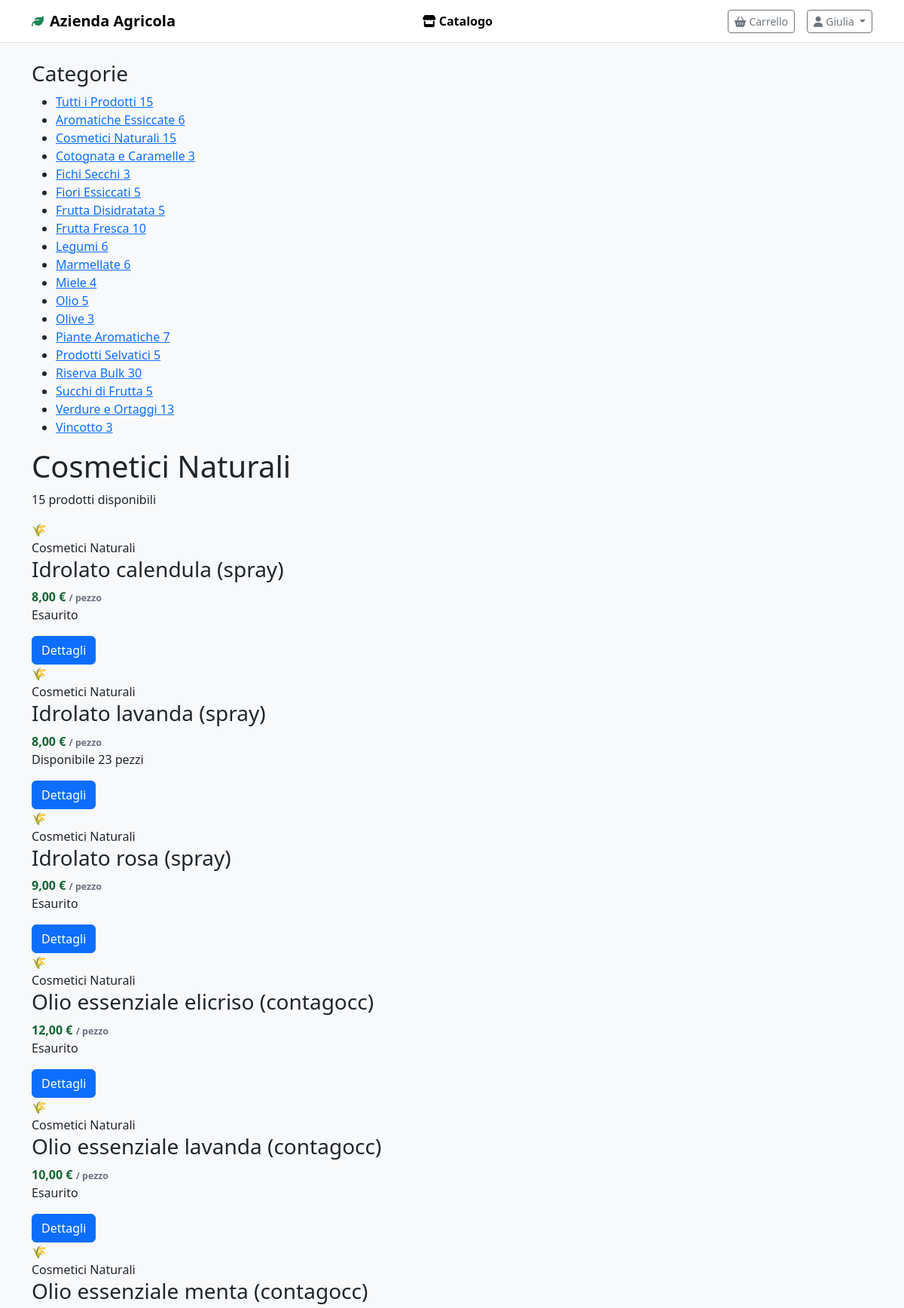
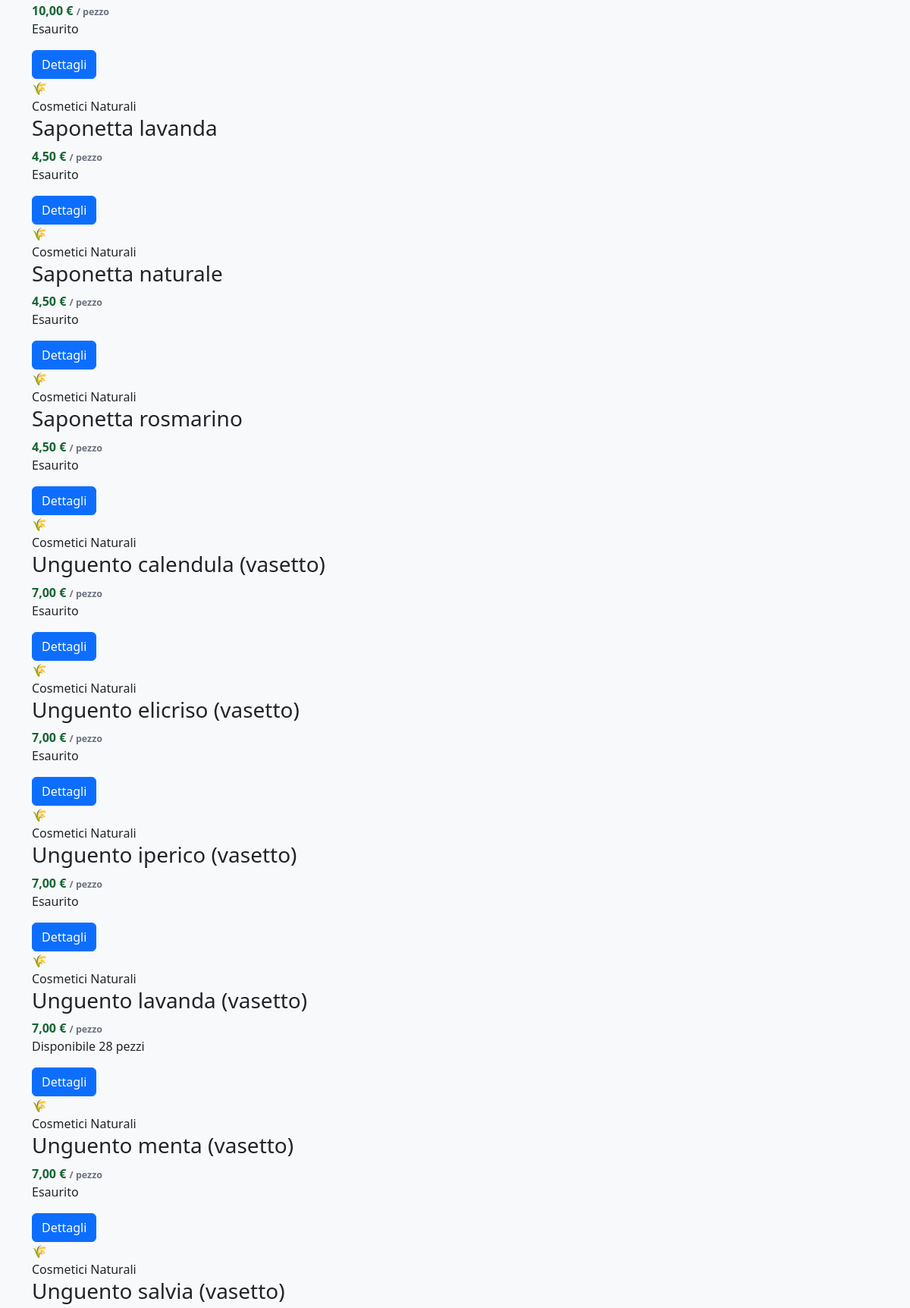
The app's page /cliente/catalogo.php?categoria=17 (signed in, upper part) with its own data (2 pictures, top to bottom).
### tables this page shows
CREATE TABLE IF NOT EXISTS CATEGORIA (
    idCategoria INT AUTO_INCREMENT PRIMARY KEY,
    nome VARCHAR(100) NOT NULL UNIQUE,
    descrizione TEXT NULL,
    
    INDEX idx_nome (nome)
);

CREATE TABLE IF NOT EXISTS PRODOTTO (
    idProdotto INT AUTO_INCREMENT PRIMARY KEY,
    nome VARCHAR(150) NOT NULL,
    unitaMisura ENUM('kg', 'litro', 'pezzo', 'grammo') NOT NULL,
    prezzoBase DECIMAL(10, 2) NOT NULL DEFAULT 0.00,
    idCategoria INT NOT NULL,
    
    FOREIGN KEY (idCategoria) REFERENCES CATEGORIA(idCategoria) ON DELETE RESTRICT,
    INDEX idx_categoria (idCategoria),
    INDEX idx_nome (nome)
);

### includes/db.php (called while the page is built, shortened)
<?php
function executeQuery($conn, $sql, $params = []) {
    $stmt = mysqli_prepare($conn, $sql);
    if (!empty($params)) {
        $types = '';
        foreach ($params as $param) {
            if (is_int($param))    $types .= 'i';
            elseif (is_float($param)) $types .= 'd';
            else                   $types .= 's';
        }
        mysqli_stmt_bind_param($stmt, $types, ...$params);
    }
    mysqli_stmt_execute($stmt);
    return $stmt;
}
function fetchOne($conn, $sql, $params = []) {
    $stmt  = executeQuery($conn, $sql, $params);
    $result = mysqli_stmt_get_result($stmt);
    $row   = mysqli_fetch_assoc($result);
    return $row;
}
function fetchAll($conn, $sql, $params = []) {
    $stmt   = executeQuery($conn, $sql, $params);
    $result = mysqli_stmt_get_result($stmt);
    $rows   = mysqli_fetch_all($result, MYSQLI_ASSOC);
    return $rows;
}

### includes/functions.php (called while the page is built, shortened)
<?php
function formatPrice($amount) {
    return number_format($amount, 2, ',', '.') . ' €';
}

### cliente/catalogo.php (the view, shortened to what this page needs)
<?php
require_once '../includes/db.php';
require_once '../includes/functions.php';
$categoriaFiltro = isset($_GET['categoria']) ? (int)$_GET['categoria'] : null;
$sqlCategorie = "SELECT c.*, COUNT(p.idProdotto) as totaleProdotti
                 FROM CATEGORIA c
                 LEFT JOIN PRODOTTO p ON c.idCategoria = p.idCategoria
                 GROUP BY c.idCategoria
                 ORDER BY c.nome";
$categorie = fetchAll($conn, $sqlCategorie);
$sqlProdotti = "SELECT p.*, c.nome as nomeCategoria,
                COALESCE(SUM(conf.giacenzaAttuale), 0) as giacenzaTotale
                FROM PRODOTTO p
                INNER JOIN CATEGORIA c ON p.idCategoria = c.idCategoria
                LEFT JOIN CONFEZIONAMENTO conf ON p.idProdotto = conf.idProdotto
                " . ($categoriaFiltro ? "WHERE p.idCategoria = ?" : "") . "
                GROUP BY p.idProdotto
                ORDER BY p.nome";
$params   = $categoriaFiltro ? [$categoriaFiltro] : [];
$prodotti = fetchAll($conn, $sqlProdotti, $params);
$categoriaNome = 'Tutti i Prodotti';
if ($categoriaFiltro) {
    $catData = fetchOne($conn, "SELECT nome FROM CATEGORIA WHERE idCategoria = ?", [$categoriaFiltro]);
    if ($catData) $categoriaNome = $catData['nome'];
}
include '../includes/header_cliente.php';
?>
<div class="catalogo-container">
    <aside class="catalogo-sidebar">
        <div class="categoria-filter">
            <h3 class="categoria-filter-title">Categorie</h3>
            <ul class="categoria-list">
                <li class="categoria-item">
                    <a href="/cliente/catalogo.php"
                       class="categoria-link <?php echo !$categoriaFiltro ? 'active' : ''; ?>">
                        <span>Tutti i Prodotti</span>
                        <span class="categoria-count"><?php echo count($prodotti); ?></span>
                    </a>
                </li>
                <?php foreach ($categorie as $cat): ?>
                    <li class="categoria-item">
                        <a href="/cliente/catalogo.php?categoria=<?php echo $cat['idCategoria']; ?>"
                           class="categoria-link <?php echo $categoriaFiltro == $cat['idCategoria'] ? 'active' : ''; ?>">
                            <span><?php echo htmlspecialchars($cat['nome']); ?></span>
                            <span class="categoria-count"><?php echo $cat['totaleProdotti']; ?></span>
                        </a>
                    </li>
                <?php endforeach; ?>
            </ul>
        </div>
    </aside>
    <main class="catalogo-main">
        <div class="catalogo-header">
            <div class="catalogo-info">
                <h1><?php echo htmlspecialchars($categoriaNome); ?></h1>
                <p class="catalogo-count">
                    <?php echo count($prodotti); ?>
                    prodott<?php echo count($prodotti) != 1 ? 'i' : 'o'; ?>
                    disponibil<?php echo count($prodotti) != 1 ? 'i' : 'e'; ?>
                </p>
            </div>
        </div>
        <?php if (empty($prodotti)): ?>
            <div class="empty-state">
                <div class="empty-state-icon">🌾</div>
                <h3 class="empty-state-title">Nessun prodotto trovato</h3>
                <p class="empty-state-message">Non ci sono prodotti disponibili in questa categoria.</p>
                <a href="/cliente/catalogo.php" class="btn btn-primary">Vedi tutti i prodotti</a>
            </div>
        <?php else: ?>
            <div class="catalogo-grid">
                <?php foreach ($prodotti as $prodotto): ?>
                    <div class="product-card">
                        <div class="product-image">🌾</div>
                        <div class="product-body">
                            <div class="product-category"><?php echo htmlspecialchars($prodotto['nomeCategoria']); ?></div>
                            <h3 class="product-name"><?php echo htmlspecialchars($prodotto['nome']); ?></h3>
                            <div class="product-meta">
                                <div class="product-price">
                                    <?php echo formatPrice($prodotto['prezzoBase']); ?>
                                    <span class="product-price-unit">/ <?php echo htmlspecialchars($prodotto['unitaMisura']); ?></span>
                                </div>
                                <div class="product-availability">
                                    <?php if ($prodotto['giacenzaTotale'] > 0): ?>
                                        <span class="status-badge disponibile">Disponibile</span>
                                        <span class="product-stock"><?php echo $prodotto['giacenzaTotale']; ?> pezzi</span>
                                    <?php else: ?>
                                        <span class="status-badge esaurito">Esaurito</span>
                                    <?php endif; ?>
                                </div>
                            </div>
                            <a href="/cliente/prodotto.php?id=<?php echo $prodotto['idProdotto']; ?>"
                               class="btn btn-primary btn-block" style="margin-top: 1rem;">
                                Dettagli
                            </a>
                        </div>
                    </div>
                <?php endforeach; ?>
            </div>
        <?php endif; ?>
    </main>
</div>
<?php include '../includes/footer.php'; ?>

### css/cliente.css (style rules this page uses)
.product-price { font-size: 1rem; font-weight: 700; color: #166534; }
.product-price-unit { font-size: .78rem; color: #6b7280; }

### records on screen
categoria: nome "Aromatiche Essiccate", totaleProdotti "6"
categoria: nome "Cosmetici Naturali", totaleProdotti "15"
categoria: nome "Cotognata e Caramelle", totaleProdotti "3"
categoria: nome "Fichi Secchi", totaleProdotti "3"
categoria: nome "Fiori Essiccati", totaleProdotti "5"
categoria: nome "Frutta Disidratata", totaleProdotti "5"
categoria: nome "Frutta Fresca", totaleProdotti "10"
categoria: nome "Legumi", totaleProdotti "6"
categoria: nome "Marmellate", totaleProdotti "6"
categoria: nome "Miele", totaleProdotti "4"
categoria: nome "Olio", totaleProdotti "5"
categoria: nome "Olive", totaleProdotti "3"
categoria: nome "Piante Aromatiche", totaleProdotti "7"
categoria: nome "Prodotti Selvatici", totaleProdotti "5"
categoria: nome "Riserva Bulk", totaleProdotti "30"
categoria: nome "Succhi di Frutta", totaleProdotti "5"
categoria: nome "Verdure e Ortaggi", totaleProdotti "13"
categoria: nome "Vincotto", totaleProdotti "3"
prodotto: idCategoria.nome "Cosmetici Naturali", nome "Idrolato calendula (spray)", prezzoBase "8,00 €", unitaMisura "pezzo", shows "Esaurito"
prodotto: idCategoria.nome "Cosmetici Naturali", nome "Idrolato lavanda (spray)", prezzoBase "8,00 €", unitaMisura "pezzo", giacenzaTotale "23"
prodotto: idCategoria.nome "Cosmetici Naturali", nome "Idrolato rosa (spray)", prezzoBase "9,00 €", unitaMisura "pezzo", shows "Esaurito"
prodotto: idCategoria.nome "Cosmetici Naturali", nome "Olio essenziale elicriso (contagocc)", prezzoBase "12,00 €", unitaMisura "pezzo", shows "Esaurito"
prodotto: idCategoria.nome "Cosmetici Naturali", nome "Olio essenziale lavanda (contagocc)", prezzoBase "10,00 €", unitaMisura "pezzo", shows "Esaurito"
prodotto: idCategoria.nome "Cosmetici Naturali", nome "Olio essenziale menta (contagocc)", prezzoBase "10,00 €", unitaMisura "pezzo", shows "Esaurito"
prodotto: idCategoria.nome "Cosmetici Naturali", nome "Saponetta lavanda", prezzoBase "4,50 €", unitaMisura "pezzo", shows "Esaurito"
prodotto: idCategoria.nome "Cosmetici Naturali", nome "Saponetta naturale", prezzoBase "4,50 €", unitaMisura "pezzo", shows "Esaurito"
prodotto: idCategoria.nome "Cosmetici Naturali", nome "Saponetta rosmarino", prezzoBase "4,50 €", unitaMisura "pezzo", shows "Esaurito"
prodotto: idCategoria.nome "Cosmetici Naturali", nome "Unguento calendula (vasetto)", prezzoBase "7,00 €", unitaMisura "pezzo", shows "Esaurito"
prodotto: idCategoria.nome "Cosmetici Naturali", nome "Unguento elicriso (vasetto)", prezzoBase "7,00 €", unitaMisura "pezzo", shows "Esaurito"
prodotto: idCategoria.nome "Cosmetici Naturali", nome "Unguento iperico (vasetto)", prezzoBase "7,00 €", unitaMisura "pezzo", shows "Esaurito"
prodotto: idCategoria.nome "Cosmetici Naturali", nome "Unguento lavanda (vasetto)", prezzoBase "7,00 €", unitaMisura "pezzo", giacenzaTotale "28"
prodotto: idCategoria.nome "Cosmetici Naturali", nome "Unguento menta (vasetto)", prezzoBase "7,00 €", unitaMisura "pezzo", shows "Esaurito"
prodotto: idCategoria.nome "Cosmetici Naturali", nome "Unguento salvia (vasetto)"

### other values on screen
APP_NAME "Azienda Agricola"
explode(' ', getUserName())[0] "Giulia"
count($prodotti) "15"
